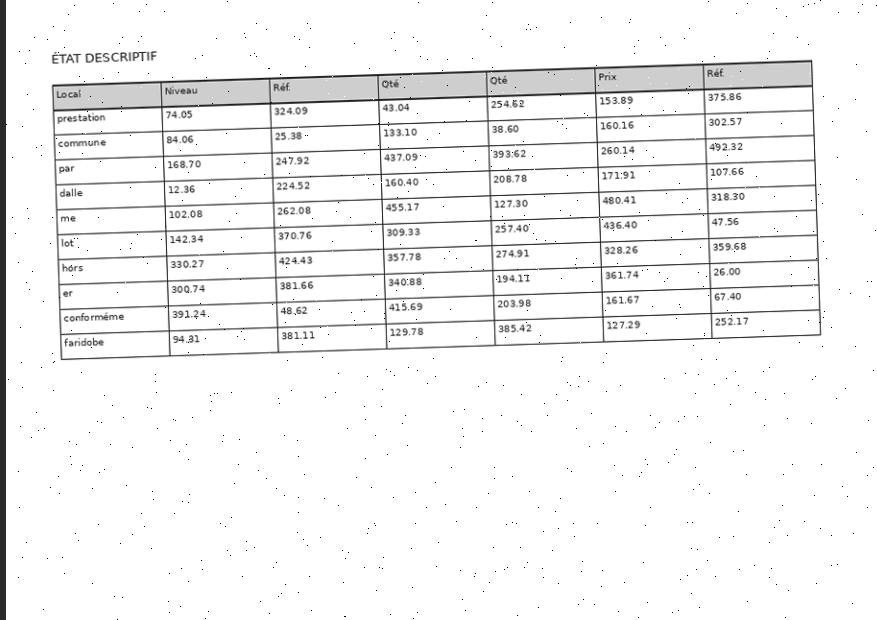
#> input picture Kit_candidat_TP_Tri_Documents/donnees/dossier_exemple/dossier_client/Docs administratifs/IMG_20240314_6391.jpg, 877 x 620 px
$ python -i fabrique.py   (imports and definitions only)
#> lines starting #> are read from the running program, lines starting #| are printed output that depends on the picture
#> further down, picture is the input picture: PIL image 877x620 L; min 0, max 255, mean 242.9
import io
import sys
import zipfile
from pathlib import Path

import numpy as np
from PIL import Image, ImageDraw

RACINE = Path(__file__).resolve().parent.parent
if str(RACINE) not in sys.path:
    sys.path.insert(0, str(RACINE))

DOSSIER_KIT = RACINE.parent / "Kit_candidat_TP_Tri_Documents"

BATIMENTS = [
    {"code": "BA", "nom": "Bâtiment A", "alias": ["Bâtiment A - Logements", "Logements A"]},
    {"code": "BB", "nom": "Bâtiment B", "alias": ["Bâtiment B - Bureaux"]},
    {"code": "BC", "nom": "Bâtiment C", "alias": ["Bâtiment C - Commerces", "Commerces"]},
    {"code": "PK", "nom": "Parking", "alias": ["Parking souterrain"]},
]


# [19 lines left out: function page_plan, not called in this run]


def rescan(image: Image.Image, quart_de_tour: int = 1) -> Image.Image:
#> called with quart_de_tour = 1
    tourne = image.rotate(1.5, resample=Image.Resampling.BILINEAR, expand=True, fillcolor=250)
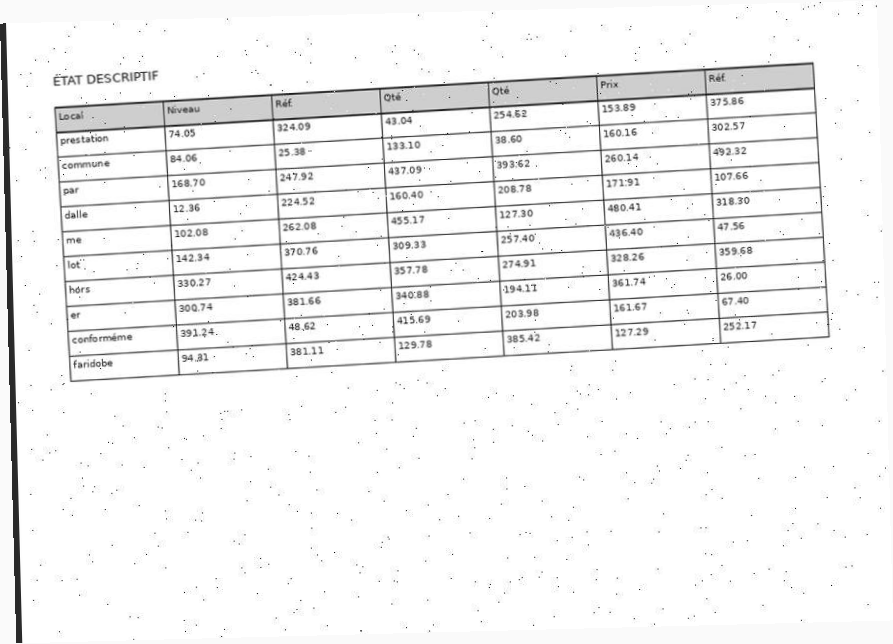
#> tourne: PIL image 893x644 L; min 3, max 255, mean 243.1
    reduit = tourne.resize((int(tourne.width * 0.9), int(tourne.height * 0.9)), Image.Resampling.BILINEAR)
    toile = Image.new("L", (reduit.width + 30, reduit.height + 30), 250)
#> toile: PIL image 833x609 L; every value is 250
    toile.paste(reduit, (20, 8))
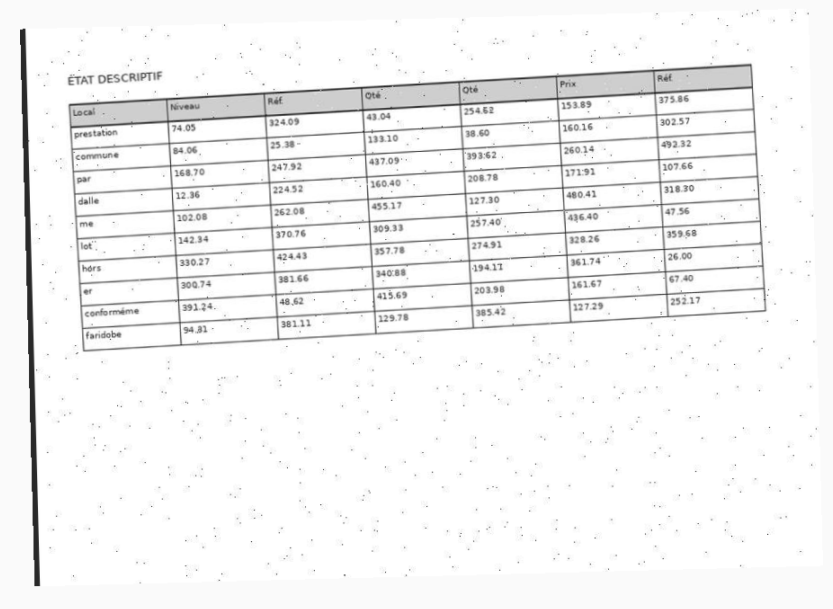
#> toile: PIL image 833x609 L; min 35, max 255, mean 243.7
    toile = toile.rotate(90 * quart_de_tour, expand=True)
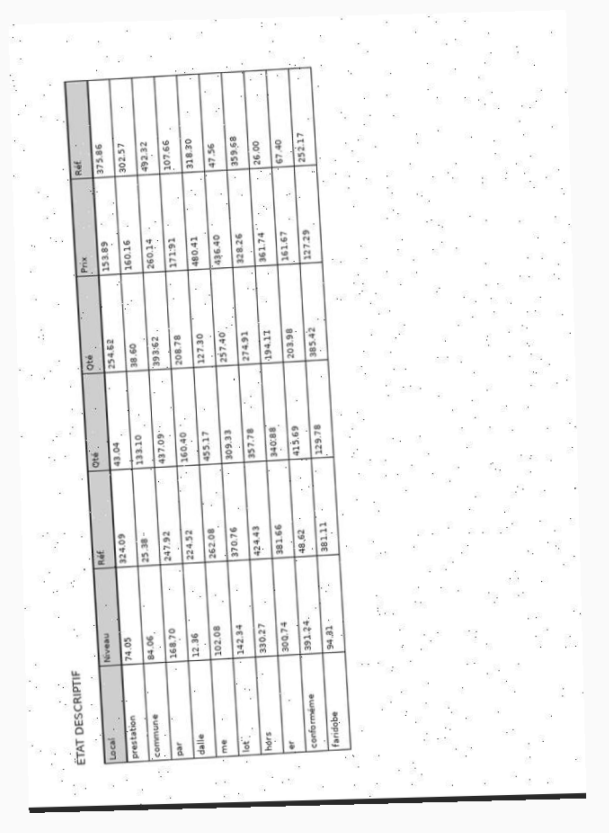
#> toile: PIL image 609x833 L; min 35, max 255, mean 243.7
    flux = io.BytesIO()
    toile.save(flux, format="JPEG", quality=60)
    return Image.open(io.BytesIO(flux.getvalue())).convert("L")


# [43 lines left out: functions octets_image, octets_pdf, octets_zip, ecrire, dossier_client, not called in this run]

>>> from PIL import Image
>>> picture = Image.open('../../Kit_candidat_TP_Tri_Documents/donnees/dossier_exemple/dossier_client/Docs administratifs/IMG_20240314_6391.jpg')
>>> result = rescan(picture)

$ run again, on Kit_candidat_TP_Tri_Documents/donnees/dossier_exemple/dossier_client/Docs administratifs/Document (7692).jpg
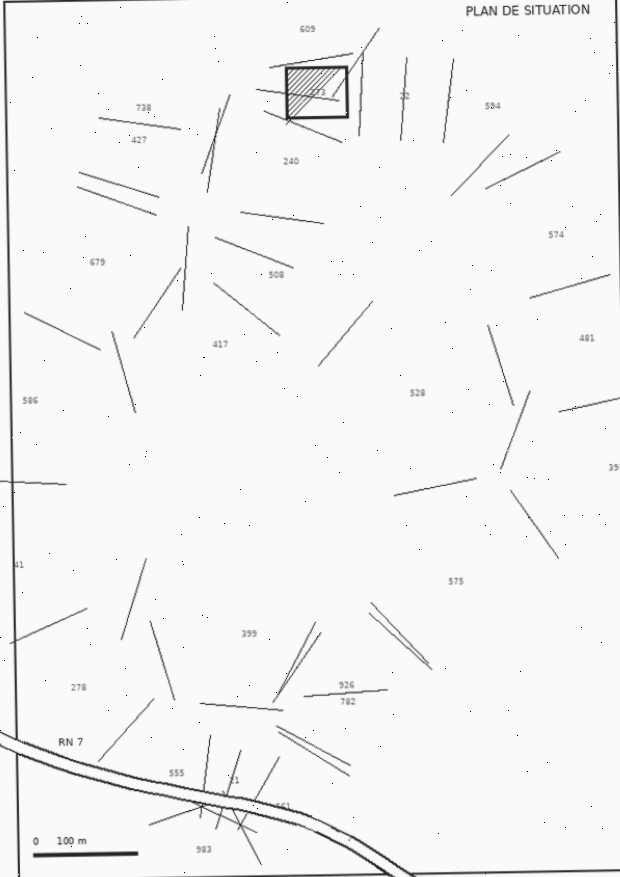
#> input picture Kit_candidat_TP_Tri_Documents/donnees/dossier_exemple/dossier_client/Docs administratifs/Document (7692).jpg, 620 x 877 px
#> picture is the input picture: PIL image 620x877 L; min 0, max 255, mean 245.1
#> in rescan, `tourne = image.rotate(1.5, resample=Image.Resampling.BILINEAR, expand=..`:
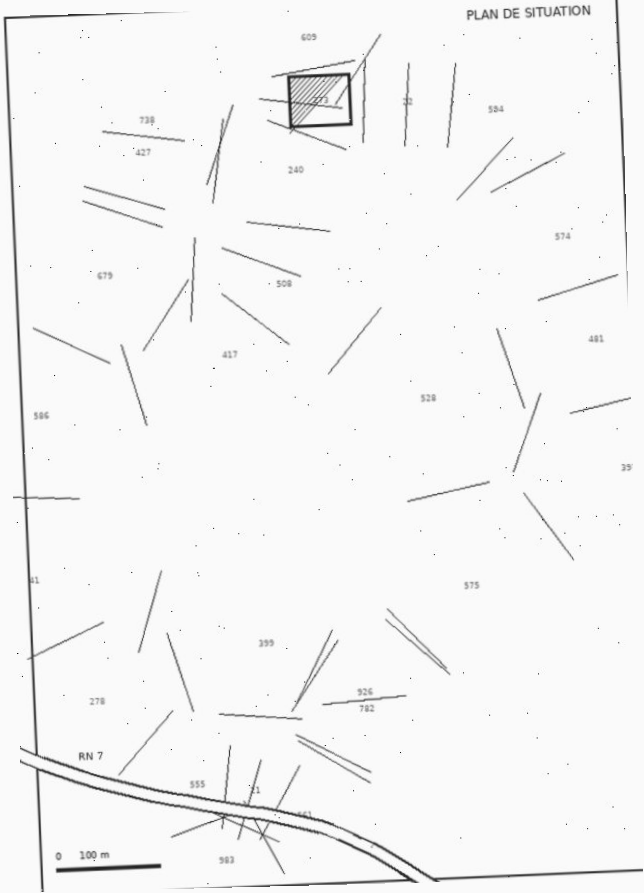
#> tourne: PIL image 644x893 L; min 10, max 255, mean 245.3
#> in rescan, `toile = toile.rotate(90 * quart_de_tour, expand=True)`:
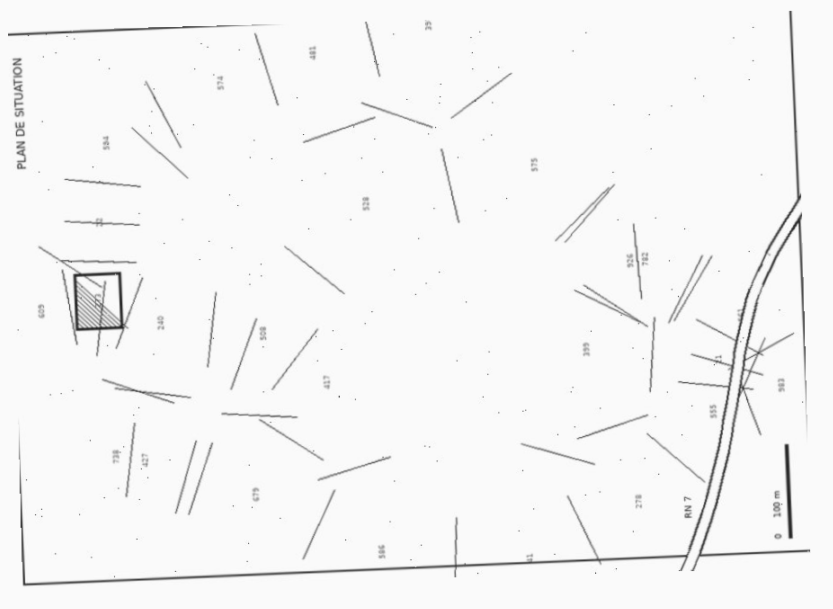
#> toile: PIL image 833x609 L; min 35, max 253, mean 245.7

$ run again, on Kit_candidat_TP_Tri_Documents/donnees/dossier_exemple/dossier_client/Docs administratifs/PLAN_R1_8442.jpg
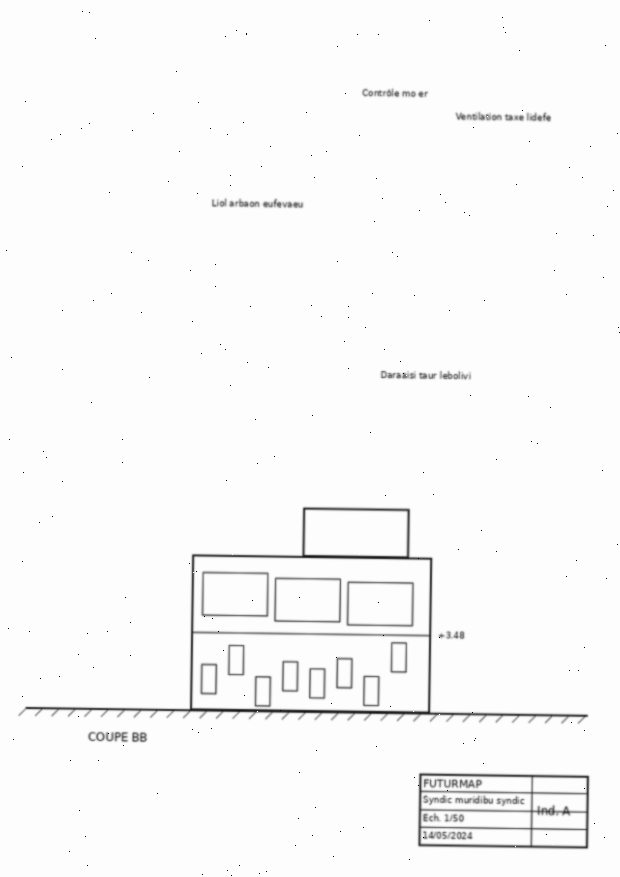
#> input picture Kit_candidat_TP_Tri_Documents/donnees/dossier_exemple/dossier_client/Docs administratifs/PLAN_R1_8442.jpg, 620 x 877 px
#> picture is the input picture: PIL image 620x877 L; min 0, max 255, mean 249.3
#> in rescan, `tourne = image.rotate(1.5, resample=Image.Resampling.BILINEAR, expand=..`:
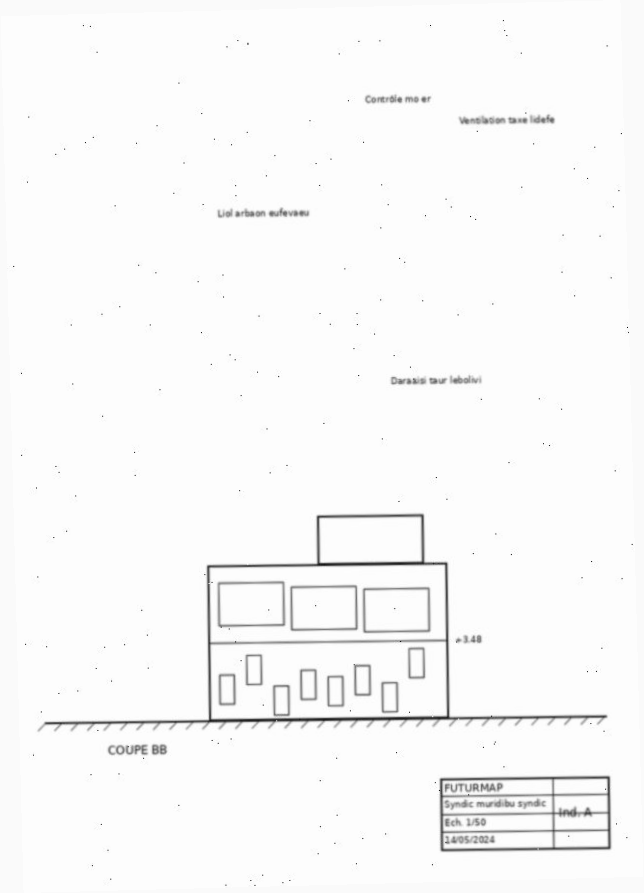
#> tourne: PIL image 644x893 L; min 13, max 255, mean 249.2
#> in rescan, `toile = toile.rotate(90 * quart_de_tour, expand=True)`:
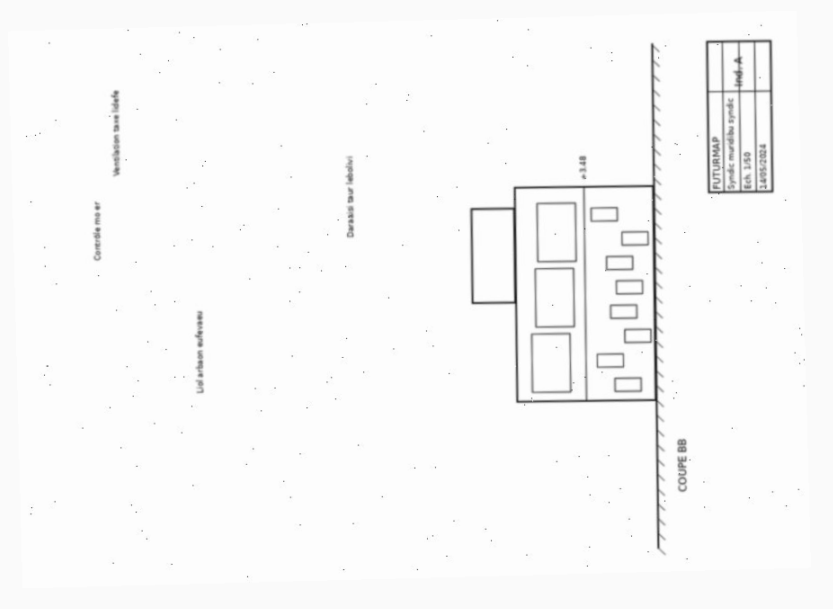
#> toile: PIL image 833x609 L; min 32, max 255, mean 249.3

$ run again, on Kit_candidat_TP_Tri_Documents/donnees/dossier_exemple/dossier_client/Docs administratifs/PLAN_RDC_2483.jpg
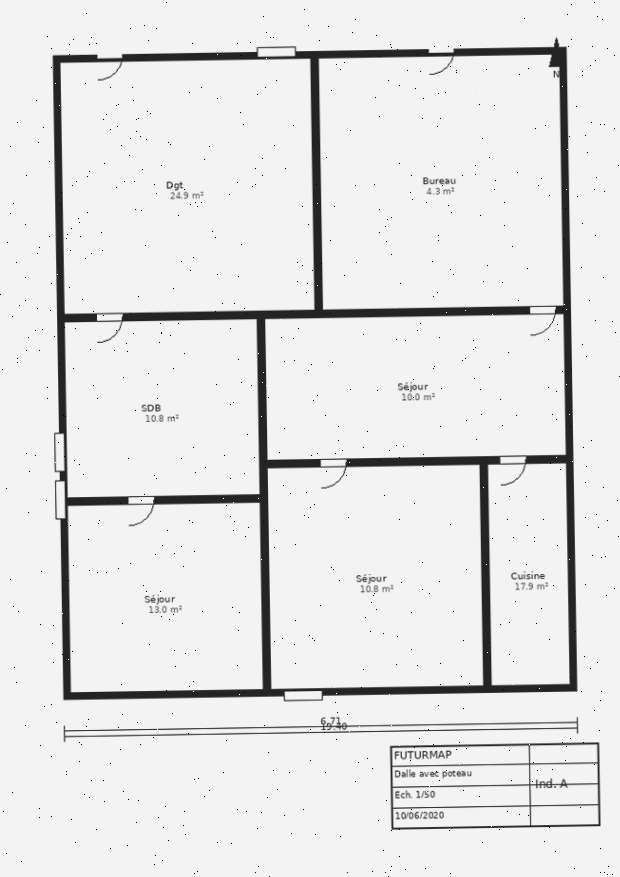
#> input picture Kit_candidat_TP_Tri_Documents/donnees/dossier_exemple/dossier_client/Docs administratifs/PLAN_RDC_2483.jpg, 620 x 877 px
#> picture is the input picture: PIL image 620x877 L; min 0, max 255, mean 229.4
#> in rescan, `tourne = image.rotate(1.5, resample=Image.Resampling.BILINEAR, expand=..`:
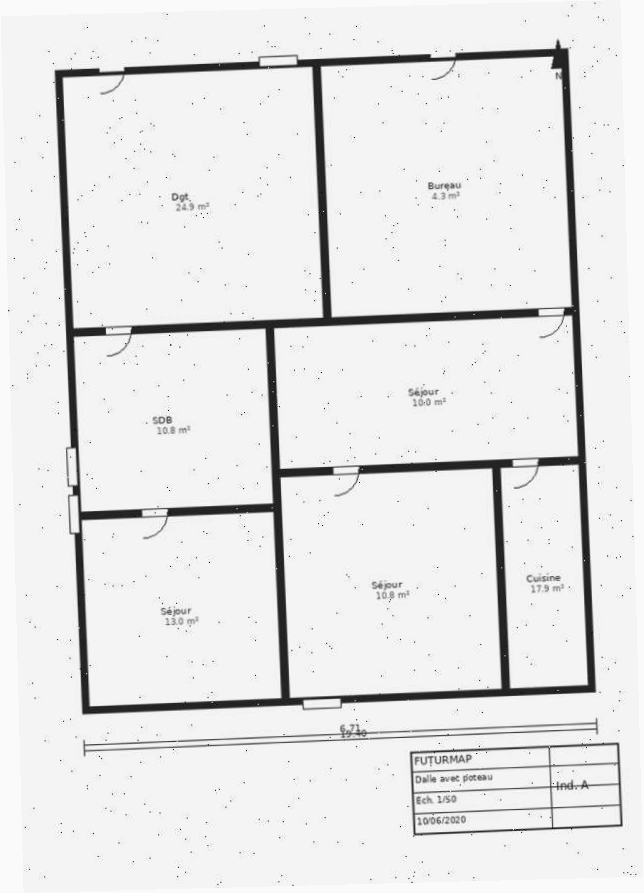
#> tourne: PIL image 644x893 L; min 2, max 254, mean 230.4
#> in rescan, `toile = toile.rotate(90 * quart_de_tour, expand=True)`:
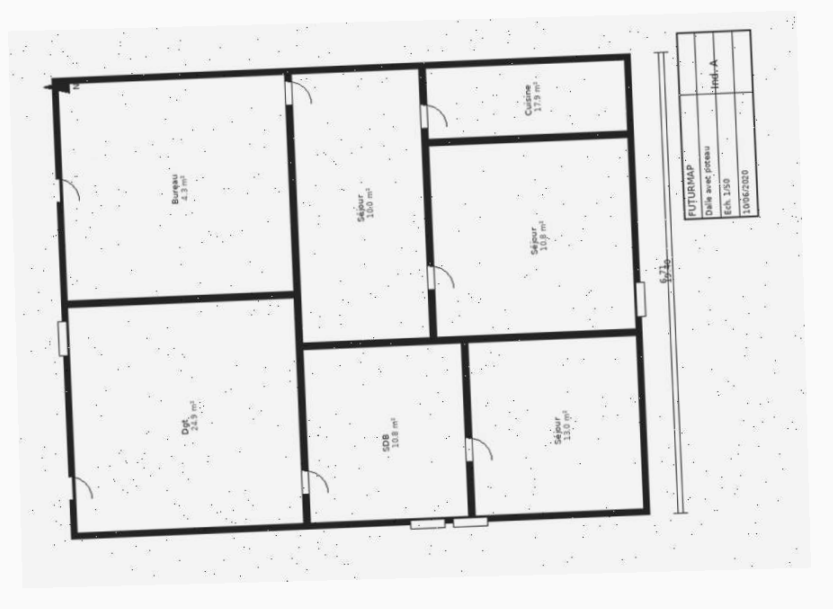
#> toile: PIL image 833x609 L; min 20, max 253, mean 232
